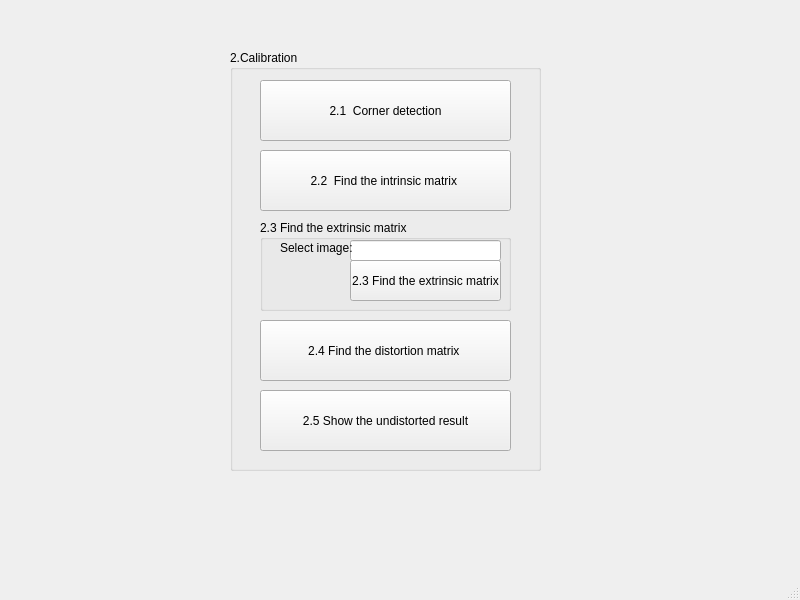
<?xml version="1.0" encoding="UTF-8"?>
<ui version="4.0">
 <class>MainWindow</class>
 <widget class="QMainWindow" name="MainWindow">
  <property name="geometry">
   <rect>
    <x>0</x>
    <y>0</y>
    <width>800</width>
    <height>600</height>
   </rect>
  </property>
  <property name="windowTitle">
   <string>HW2-2</string>
  </property>
  <widget class="QWidget" name="centralwidget">
   <widget class="QGroupBox" name="groupBox">
    <property name="geometry">
     <rect>
      <x>230</x>
      <y>50</y>
      <width>311</width>
      <height>421</height>
     </rect>
    </property>
    <property name="title">
     <string>2.Calibration</string>
    </property>
    <widget class="QPushButton" name="pushButton">
     <property name="geometry">
      <rect>
       <x>30</x>
       <y>30</y>
       <width>251</width>
       <height>61</height>
      </rect>
     </property>
     <property name="text">
      <string>2.1  Corner detection</string>
     </property>
    </widget>
    <widget class="QPushButton" name="pushButton_2">
     <property name="geometry">
      <rect>
       <x>30</x>
       <y>100</y>
       <width>251</width>
       <height>61</height>
      </rect>
     </property>
     <property name="text">
      <string>2.2  Find the intrinsic matrix </string>
     </property>
    </widget>
    <widget class="QPushButton" name="pushButton_4">
     <property name="geometry">
      <rect>
       <x>30</x>
       <y>270</y>
       <width>251</width>
       <height>61</height>
      </rect>
     </property>
     <property name="text">
      <string>2.4 Find the distortion matrix </string>
     </property>
    </widget>
    <widget class="QGroupBox" name="groupBox_2">
     <property name="geometry">
      <rect>
       <x>30</x>
       <y>170</y>
       <width>251</width>
       <height>91</height>
      </rect>
     </property>
     <property name="title">
      <string>2.3 Find the extrinsic matrix</string>
     </property>
     <widget class="QPushButton" name="pushButton_3">
      <property name="geometry">
       <rect>
        <x>90</x>
        <y>40</y>
        <width>151</width>
        <height>41</height>
       </rect>
      </property>
      <property name="text">
       <string>2.3 Find the extrinsic matrix</string>
      </property>
     </widget>
     <widget class="QLineEdit" name="lineEdit">
      <property name="geometry">
       <rect>
        <x>90</x>
        <y>20</y>
        <width>151</width>
        <height>21</height>
       </rect>
      </property>
     </widget>
     <widget class="QLabel" name="label">
      <property name="geometry">
       <rect>
        <x>20</x>
        <y>20</y>
        <width>81</width>
        <height>16</height>
       </rect>
      </property>
      <property name="text">
       <string>Select image: </string>
      </property>
     </widget>
    </widget>
    <widget class="QPushButton" name="pushButton_5">
     <property name="geometry">
      <rect>
       <x>30</x>
       <y>340</y>
       <width>251</width>
       <height>61</height>
      </rect>
     </property>
     <property name="text">
      <string>2.5 Show the undistorted result</string>
     </property>
    </widget>
   </widget>
  </widget>
  <widget class="QMenuBar" name="menubar">
   <property name="geometry">
    <rect>
     <x>0</x>
     <y>0</y>
     <width>800</width>
     <height>21</height>
    </rect>
   </property>
  </widget>
  <widget class="QStatusBar" name="statusbar"/>
 </widget>
 <resources/>
 <connections/>
</ui>
